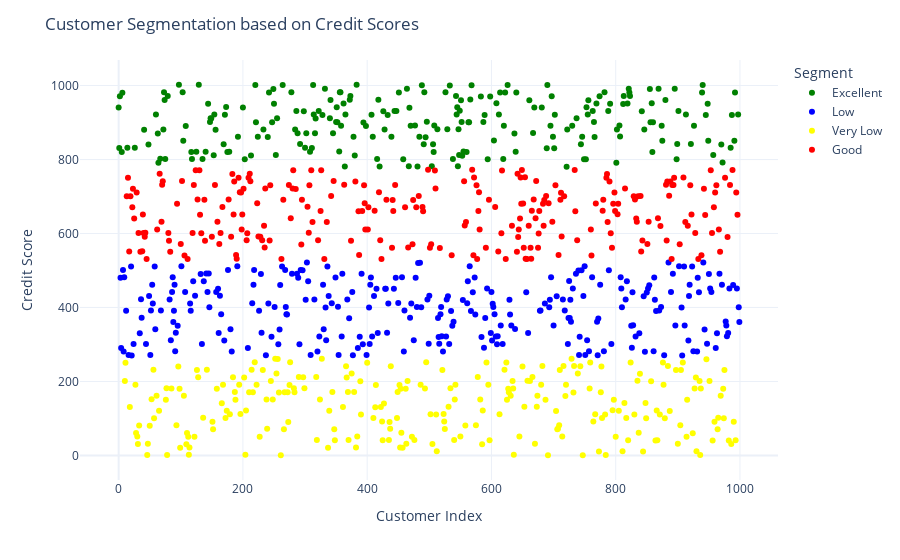

Here is the notebook cell this chart was saved with:
### Code cell
# Visualize the segments using Plotly
fig = px.scatter(df, x=df.index, y='Credit Score', color='Segment',
                 color_discrete_sequence=['green', 'blue', 'yellow', 'red'])
fig.update_layout(
    xaxis_title='Customer Index',
    yaxis_title='Credit Score',
    title='Customer Segmentation based on Credit Scores'
)
fig.show()

### Figure 1 — Plotly figure (JSON) as saved in the notebook; plotly's stock layout.template omitted (floating-point values rounded to 4 significant figures; data arrays with more than 128 entries replaced by an {"elided": "..."} marker saying what was removed)
{"data": [{"hovertemplate": "Segment=Excellent<br>index=%{x}<br>Credit Score=%{y}<extra></extra>", "legendgroup": "Excellent", "marker": {"color": "green", "symbol": "circle"}, "mode": "markers", "name": "Excellent", "orientation": "v", "showlegend": true, "type": "scatter", "x": {"elided": "230 int values"}, "xaxis": "x", "y": {"elided": "230 float values"}, "yaxis": "y"}, {"hovertemplate": "Segment=Low<br>index=%{x}<br>Credit Score=%{y}<extra></extra>", "legendgroup": "Low", "marker": {"color": "blue", "symbol": "circle"}, "mode": "markers", "name": "Low", "orientation": "v", "showlegend": true, "type": "scatter", "x": {"elided": "274 int values"}, "xaxis": "x", "y": {"elided": "274 float values"}, "yaxis": "y"}, {"hovertemplate": "Segment=Very Low<br>index=%{x}<br>Credit Score=%{y}<extra></extra>", "legendgroup": "Very Low", "marker": {"color": "yellow", "symbol": "circle"}, "mode": "markers", "name": "Very Low", "orientation": "v", "showlegend": true, "type": "scatter", "x": {"elided": "250 int values"}, "xaxis": "x", "y": {"elided": "250 float values"}, "yaxis": "y"}, {"hovertemplate": "Segment=Good<br>index=%{x}<br>Credit Score=%{y}<extra></extra>", "legendgroup": "Good", "marker": {"color": "red", "symbol": "circle"}, "mode": "markers", "name": "Good", "orientation": "v", "showlegend": true, "type": "scatter", "x": {"elided": "246 int values"}, "xaxis": "x", "y": {"elided": "246 float values"}, "yaxis": "y"}], "layout": {"legend": {"title": {"text": "Segment"}, "tracegroupgap": 0}, "margin": {"t": 60}, "title": {"text": "Customer Segmentation based on Credit Scores"}, "xaxis": {"anchor": "y", "domain": [0, 1], "title": {"text": "Customer Index"}}, "yaxis": {"anchor": "x", "domain": [0, 1], "title": {"text": "Credit Score"}}}}
